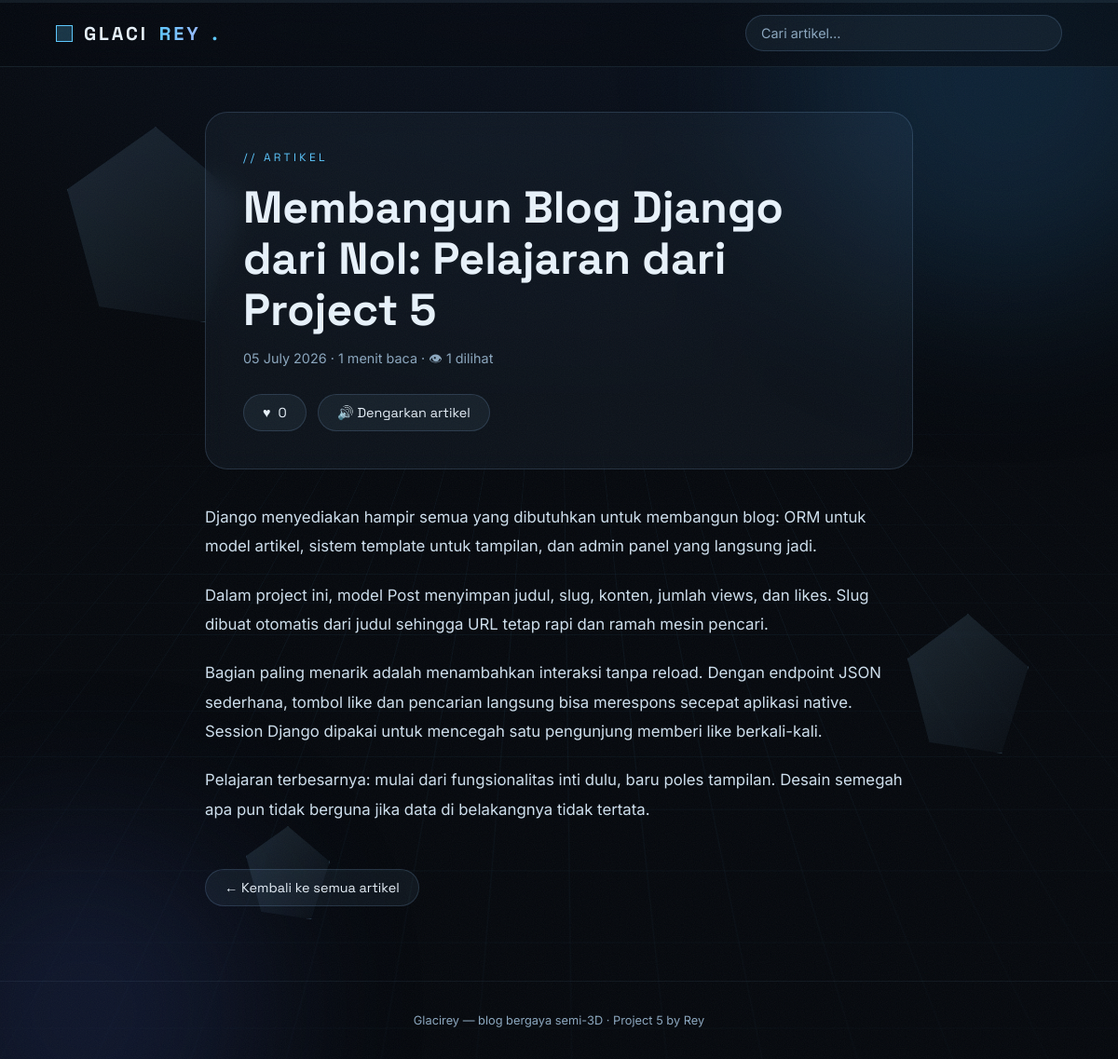
The page /post/membangun-blog-django-dari-nol-pelajaran-dari-project-5/ on the database its author committed.
### posts/models.py (models this page shows, shortened)
class Post(models.Model):
    title = models.CharField(max_length=200)
    slug = models.SlugField(max_length=220, unique=True, blank=True)
    excerpt = models.CharField(max_length=300, blank=True)
    content = models.TextField()
    created_at = models.DateTimeField(auto_now_add=True)
    updated_at = models.DateTimeField(auto_now=True)
    views = models.PositiveIntegerField(default=0)
    likes = models.PositiveIntegerField(default=0)
    class Meta:
        ordering = ["-created_at"]
    @property
    def reading_time(self):
        words = len(self.content.split())
        return max(1, math.ceil(words / 200))

### posts/views.py (the view)
# urls.py: path("post/<slug:slug>/", views.post_detail, name="post_detail"),
def post_detail(request, slug):
    post = get_object_or_404(Post, slug=slug)
    viewed = request.session.setdefault("viewed_posts", [])
    if post.pk not in viewed:
        Post.objects.filter(pk=post.pk).update(views=post.views + 1)
        post.views += 1
        viewed.append(post.pk)
        request.session.modified = True
    liked = post.pk in request.session.get("liked_posts", [])
    return render(request, "posts/post_detail.html", {"post": post, "liked": liked})

### posts/templates/posts/post_detail.html (shortened to what this page needs)
{% extends "posts/base.html" %}
{% block content %}
<article class="article">
  <header class="article-head tilt-soft">
    <p class="hero-kicker">// ARTIKEL</p>
    <h1 class="article-title">{{ post.title }}</h1>
    <p class="article-meta">
      {{ post.created_at|date:"d F Y" }} · {{ post.reading_time }} menit baca · 👁 {{ post.views }} dilihat
    </p>
    <div class="article-actions">
      <button id="like-btn" class="btn-like {% if liked %}liked{% endif %}"
              data-url="{% url 'post_like' post.slug %}" type="button">
        <span class="heart">♥</span> <span id="like-count">{{ post.likes }}</span>
      </button>
      <button id="tts-btn" class="btn-ghost" type="button">🔊 Dengarkan artikel</button>
    </div>
  </header>
  <div class="article-body" id="article-body">
    {{ post.content|linebreaks }}
  </div>
  <footer class="article-foot">
    <a href="{% url 'post_list' %}" class="btn-ghost">← Kembali ke semua artikel</a>
  </footer>
</article>
{% endblock %}

### posts/static/posts/css/style.css (style rules this page uses)
:root { --bg: #05080d; --bg-2: #0a1220; --ice: #bfe3ff; --ice-dim: #7da8c9; --accent: #5cc8ff; --accent-2: #9db8ff; --card: rgba(140, 190, 235, 0.06); --card-border: rgba(140, 190, 235, 0.18); --text: #e8f2fb; --muted: #8ba7bf; --font-display: "Space Grotesk", sans-serif; --font-body: "Inter", sans-serif; }
* { margin: 0; padding: 0; box-sizing: border-box; }
html { scroll-behavior: smooth; }
body { background: var(--bg); color: var(--text); font-family: var(--font-body); overflow-x: hidden; min-height: 100vh; }
a { color: var(--accent); text-decoration: none; }
.hero-kicker { font-family: var(--font-display); color: var(--accent); letter-spacing: 0.28em; font-size: 0.75rem; margin-bottom: 18px; }
.article { max-width: 760px; margin: 0 auto; padding-top: 48px; }
.article-head { padding: 40px; border-radius: 24px; border: 1px solid var(--card-border); background: var(--card); backdrop-filter: blur(12px); transition: transform 0.2s ease-out; }
.article-title { font-family: var(--font-display); font-size: clamp(1.8rem, 4.5vw, 3rem); line-height: 1.15; margin-bottom: 14px; }
.article-meta { color: var(--muted); font-size: 0.9rem; }
.article-actions { display: flex; gap: 12px; margin-top: 24px; flex-wrap: wrap; }
.btn-like, .btn-ghost { font-family: var(--font-display); font-size: 0.9rem; padding: 10px 20px; border-radius: 999px; border: 1px solid var(--card-border); background: rgba(140, 190, 235, 0.07); color: var(--text); cursor: pointer; transition: transform 0.15s, border-color 0.2s, background 0.2s; display: inline-flex; align-items: center; gap: 8px; }
.btn-like .heart { transition: transform 0.2s; }
.article-body { margin-top: 36px; font-size: 1.05rem; line-height: 1.85; color: #cfe0ee; }
.article-body p { margin-bottom: 1.3em; }
.article-foot { margin-top: 48px; }

### rows shown on the page
Post: title "Membangun Blog Django dari Nol: Pelajaran dari Project 5", created_at "05 July 2026", reading_time "1", views "1", likes "0", content "Django menyediakan hampir semua yang dibutuhkan untuk membangun blog: ORM untuk model artikel, sistem template untuk tampilan, dan admin panel yang langsung jadi. Dalam project ini, model Post menyimpan judul, slug, konten, jumlah views, dan likes. Slug dibuat otomatis dari judul sehingga URL tetap rapi dan ramah mesin pencari. Bagian paling menarik adalah menambahkan interaksi tanpa reload. Dengan endpoint JSON sederhana, tombol like dan pencarian langsung bisa merespons secepat aplikasi native. Session Django dipakai untuk mencegah satu pengunjung memberi like berkali-kali. Pelajaran terbesarnya: mulai dari fungsionalitas inti dulu, baru poles tampilan. Desain semegah apa pun tidak…"
